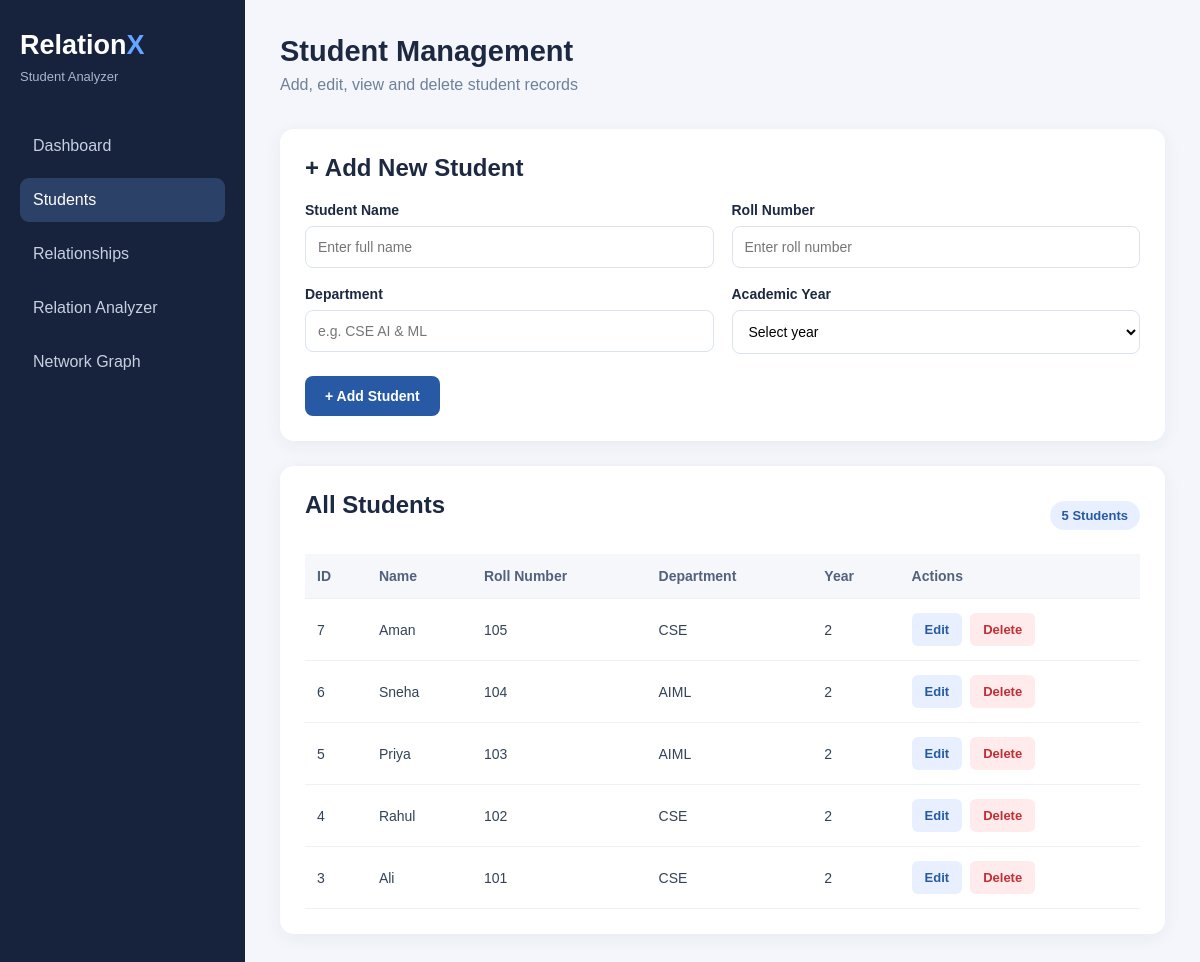
/students, run on the app's committed database.
### tables this page shows
CREATE TABLE students (
            id INTEGER PRIMARY KEY AUTOINCREMENT,
            name TEXT NOT NULL,
            roll_no TEXT UNIQUE NOT NULL,
            department TEXT NOT NULL,
            year INTEGER NOT NULL
        );

### app.py (the view, shortened to what this page needs)
@app.route("/students", methods=["GET", "POST"])
def students():
    conn = get_connection()
    cursor = conn.cursor()
    cursor.execute("SELECT * FROM students ORDER BY id DESC")
    all_students = cursor.fetchall()
    conn.close()
    return render_template("students.html", students=all_students)

### database.py (called while the page is built)
def get_connection():
    conn = sqlite3.connect(DATABASE)
    conn.row_factory = sqlite3.Row
    return conn

### templates/students.html (shortened to what this page needs)
<!DOCTYPE html>
<html lang="en">
<head>
    <link rel="stylesheet"
          href="{{ url_for('static', filename='css/style.css') }}">
</head>
<body>
<div class="dashboard">
    <aside class="sidebar">
        <h2>Relation<span>X</span></h2>
        <p class="subtitle">Student Analyzer</p>
        <nav>
            <a href="/">Dashboard</a>
            <a href="/students" class="active">Students</a>
            <a href="/relationships">Relationships</a>
            <a href="/analyzer">Relation Analyzer</a>
            <a href="/network">Network Graph</a>
        </nav>
    </aside>
    <main class="main-content">
        <div class="student-container">
            <header>
                <div>
                    <h1>Student Management</h1>
                    <p>Add, edit, view and delete student records</p>
                </div>
            </header>
            <section class="student-form">
                <h2>+ Add New Student</h2>
                <form method="POST" action="{{ url_for('students') }}">
                    <div class="form-grid">
                        <div class="form-group">
                            <label for="name">Student Name</label>
                            <input
                                type="text"
                                id="name"
                                name="name"
                                placeholder="Enter full name"
                                required
                            >
                        </div>
                        <div class="form-group">
                            <label for="roll_no">Roll Number</label>
                            <input
                                type="text"
                                id="roll_no"
                                name="roll_no"
                                placeholder="Enter roll number"
                                required
                            >
                        </div>
                        <div class="form-group">
                            <label for="department">Department</label>
                            <input
                                type="text"
                                id="department"
                                name="department"
                                placeholder="e.g. CSE AI & ML"
                                required
                            >
                        </div>
                        <div class="form-group">
                            <label for="year">Academic Year</label>
                            <select id="year" name="year" required>
                                <option value="">Select year</option>
                            </select>
                        </div>
                    </div>
                    <button type="submit" class="add-btn">
                        + Add Student
                    </button>
                </form>
            </section>
            <section class="student-table">
                <div class="table-header">
                    <h2>All Students</h2>
                    <span class="student-count">
                        {{ students|length }} Students
                    </span>
                </div>
                <div class="table-scroll">
                    <table>
                        <thead>
                            <tr>
                                <th>ID</th>
                                <th>Name</th>
                                <th>Roll Number</th>
                                <th>Department</th>
                                <th>Year</th>
                                <th>Actions</th>
                            </tr>
                        </thead>
                        <tbody>
                            {% for student in students %}
                            <tr>
                                <td>{{ student.id }}</td>
                                <td>{{ student.name }}</td>
                                <td>{{ student.roll_no }}</td>
                                <td>{{ student.department }}</td>
                                <td>{{ student.year }}</td>
                                <td>
                                    <div class="action-buttons">
                                        <a
                                            href="{{ url_for('edit_student', student_id=student.id) }}"
                                            class="edit-btn"
                                        >
                                            Edit
                                        </a>
                                        <form
                                            method="POST"
                                            action="{{ url_for('delete_student', student_id=student.id) }}"
                                            onsubmit="return confirm('Are you sure you want to delete this student?')"
                                        >
                                            <button
                                                type="submit"
                                                class="delete-btn"
                                            >
                                                Delete
                                            </button>
                                        </form>
                                    </div>
                                </td>
                            </tr>
                            {% else %}
                            <tr>
                                <td colspan="6" class="empty-message">
                                    No students found. Add your first student above.
                                </td>
                            </tr>
                            {% endfor %}
                        </tbody>
                    </table>
                </div>
            </section>
        </div>
    </main>
</div>
</body>
</html>

### static/css/style.css (style rules this page uses)
* { margin: 0; padding: 0; box-sizing: border-box; }
body { font-family: Arial, sans-serif; background: #f4f6fb; color: #1d2940; }
.dashboard { display: flex; min-height: 100vh; }
.sidebar { width: 245px; background: #17233c; color: white; padding: 30px 20px; flex-shrink: 0; }
.sidebar h2 { font-size: 27px; }
.sidebar h2 span { color: #65a5ff; }
.subtitle { color: #a9b5cb; font-size: 13px; margin: 8px 0 40px; }
.sidebar nav { display: flex; flex-direction: column; gap: 10px; }
.sidebar nav a { color: #c6d0e1; text-decoration: none; padding: 13px; border-radius: 9px; transition: 0.2s; }
.sidebar nav a:hover, .sidebar nav a.active { background: #2b4167; color: white; }
.main-content { flex: 1; padding: 35px; min-width: 0; }
header { display: flex; justify-content: space-between; align-items: center; gap: 15px; margin-bottom: 35px; }
header h1 { font-size: 29px; margin-bottom: 8px; }
header p { color: #718099; }
.form-grid { display: grid; grid-template-columns: repeat(2, minmax(0, 1fr)); gap: 20px; margin-bottom: 22px; }
.table-scroll { overflow-x: auto; }
table { width: 100%; border-collapse: collapse; text-align: left; white-space: nowrap; }
th, td { padding: 15px 12px; border-bottom: 1px solid #edf0f5; font-size: 14px; }
th { background: #f5f7fb; color: #53627a; font-weight: 600; }
td { color: #344258; }
.edit-btn, .delete-btn, .cancel-btn { padding: 8px 12px; border-radius: 6px; font-size: 13px; text-decoration: none; border: none; cursor: pointer; display: inline-block; }
.edit-btn { background: #e8f0ff; color: #2859a5; }
.delete-btn { background: #ffebeb; color: #c12e36; }

### templates/students.html (style rules this page uses)
.student-container { max-width: 1200px; margin: auto; }
.student-form, .student-table { background: white; padding: 25px; border-radius: 14px; margin-bottom: 25px; box-shadow: 0 4px 18px rgba(30, 50, 90, 0.06); }
.student-form h2, .student-table h2 { margin-bottom: 20px; color: #1d2940; }
.form-grid { display: grid; grid-template-columns: repeat(2, minmax(0, 1fr)); gap: 18px; margin-bottom: 22px; }
.form-group { display: flex; flex-direction: column; gap: 8px; }
.form-group label { font-weight: 600; font-size: 14px; }
.form-group input, .form-group select { width: 100%; padding: 12px; border: 1px solid #dce3ee; border-radius: 8px; font-size: 14px; background: white; }
.add-btn { background: #2859a5; color: white; border: none; padding: 12px 20px; border-radius: 8px; cursor: pointer; font-size: 14px; font-weight: 600; }
.table-header { display: flex; justify-content: space-between; align-items: center; margin-bottom: 15px; gap: 10px; }
.student-count { background: #e8f0ff; color: #2859a5; padding: 7px 12px; border-radius: 20px; font-size: 13px; font-weight: 600; }
.table-scroll { overflow-x: auto; }
.student-table table { width: 100%; border-collapse: collapse; text-align: left; }
.student-table th, .student-table td { padding: 14px 12px; border-bottom: 1px solid #edf0f5; font-size: 14px; white-space: nowrap; }
.student-table th { background: #f5f7fb; color: #53627a; }
.student-table td { color: #344258; }
.action-buttons { display: flex; align-items: center; gap: 8px; }
.edit-btn, .delete-btn { display: inline-block; border: none; border-radius: 6px; padding: 9px 13px; font-size: 13px; font-weight: 600; cursor: pointer; text-decoration: none; }
.edit-btn { background: #e8f0ff; color: #2859a5; }
.delete-btn { background: #ffebeb; color: #c12e36; }
.action-buttons form { margin: 0; }

### data on the page
students: id "7", name "Aman", roll_no "105", department "CSE", year "2"
students: id "6", name "Sneha", roll_no "104", department "AIML", year "2"
students: id "5", name "Priya", roll_no "103", department "AIML", year "2"
students: id "4", name "Rahul", roll_no "102", department "CSE", year "2"
students: id "3", name "Ali", roll_no "101", department "CSE", year "2"

### other printed values
{{ students|length }} "5"
